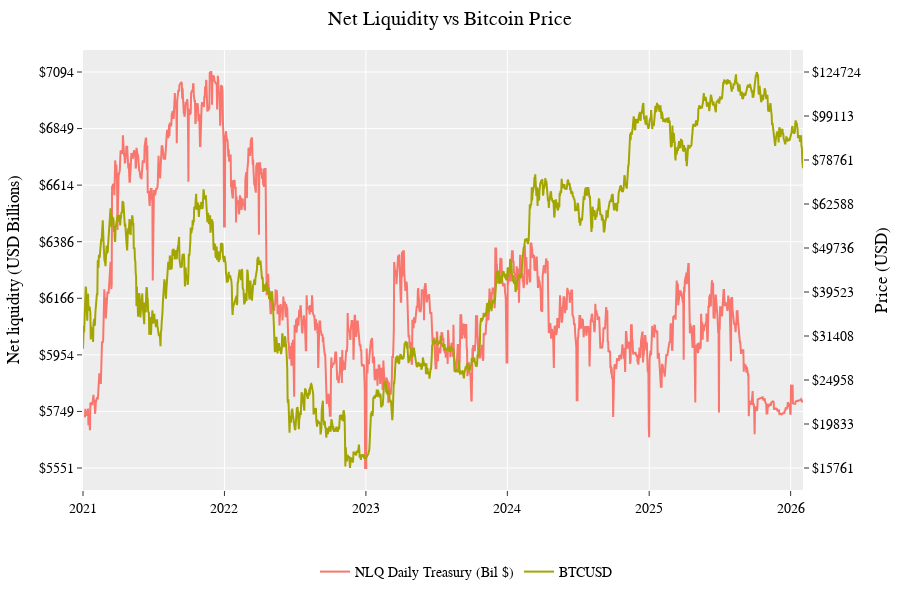

Write notebook code for a chart like this one.
### Code cell
fig = chp.dual_axis_basic_plot(primary_data=netliq, secondary_data=bitty.loc["01-01-2021":], template="ggplot2",
                               log_primary=True, log_secondary=True, title="Net Liquidity vs Bitcoin Price",
                               primary_yaxis_title="Net liquidity (USD Billions)", secondary_yaxis_title=" Price (USD)", custom_ticks_primary=8,
    custom_ticks_secondary=10, height = 600,
    primary_tick_prefix='$',
    secondary_tick_prefix='$',
    primary_ticks_int=True,
    secondary_ticks_int=True)
fig.show()

### Figure 1 — Plotly figure (JSON) as saved in the notebook; plotly's stock layout.template omitted (floating-point values rounded to 4 significant figures; data arrays with more than 128 entries replaced by an {"elided": "..."} marker saying what was removed)
{"data": [{"mode": "lines", "name": "NLQ Daily Treasury (Bil $)", "type": "scatter", "x": {"elided": "1854 str values"}, "xaxis": "x", "y": {"elided": "1854 float values"}, "yaxis": "y"}, {"mode": "lines", "name": "BTCUSD", "type": "scatter", "x": {"elided": "1859 str values"}, "xaxis": "x", "y": {"elided": "1859 float values"}, "yaxis": "y2"}], "layout": {"font": {"color": "black", "family": "Arial, sans-serif", "size": 14}, "height": 600, "hovermode": "x unified", "legend": {"bgcolor": "rgba(255,255,255,0)", "bordercolor": "rgba(255,255,255,0)", "orientation": "h", "x": 0.5, "xanchor": "center", "y": -0.15, "yanchor": "top"}, "margin": {"b": 80, "l": 50, "r": 50, "t": 50}, "title": {"text": "Net Liquidity vs Bitcoin Price"}, "xaxis": {"anchor": "y", "domain": [0, 0.94]}, "yaxis": {"anchor": "x", "domain": [0, 1], "tickmode": "array", "ticktext": ["$5551", "$5749", "$5954", "$6166", "$6386", "$6614", "$6849", "$7094"], "tickvals": [5551.0, 5749.0, 5954.0, 6166.0, 6386.0, 6614.0, 6849.0, 7094.0], "title": {"text": "Net liquidity (USD Billions)"}, "type": "log"}, "yaxis2": {"anchor": "x", "overlaying": "y", "showgrid": false, "side": "right", "tickmode": "array", "ticktext": ["$15761", "$19833", "$24958", "$31408", "$39523", "$49736", "$62588", "$78761", "$99113", "$124724"], "tickvals": [15760.0, 19830.0, 24960.0, 31410.0, 39520.0, 49740.0, 62590.0, 78760.0, 99110.0, 124700.0], "title": {"text": " Price (USD)"}, "type": "log"}}}
